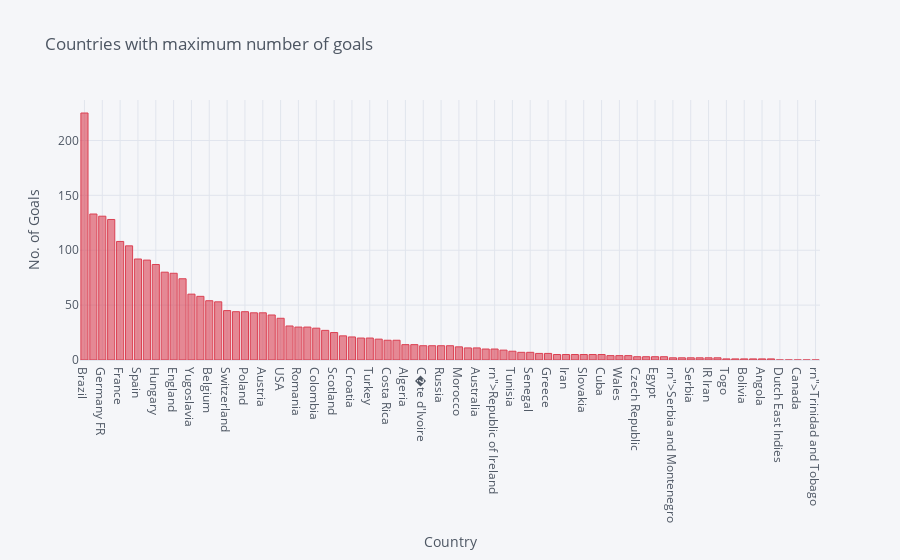

Source (notebook cell):
### Code cell
final_data.iplot(kind='bar', yTitle='No. of Goals', title='Countries with maximum number of goals', colors='red', xTitle='Country')

### Figure 1 — Plotly figure (JSON) as saved in the notebook; plotly's stock layout.template omitted (floating-point values rounded to 4 significant figures)
{"data": [{"marker": {"color": "rgba(219, 64, 82, 0.6)", "line": {"color": "rgba(219, 64, 82, 1.0)", "width": 1}}, "name": "Goals", "orientation": "v", "text": "", "type": "bar", "x": ["Brazil", "Argentina", "Germany FR", "Italy", "France", "Germany", "Spain", "Netherlands", "Hungary", "Uruguay", "England", "Sweden", "Yugoslavia", "Mexico", "Belgium", "Soviet Union", "Switzerland", "Czechoslovakia", "Poland", "Portugal", "Austria", "Chile", "USA", "Korea Republic", "Romania", "Paraguay", "Colombia", "Denmark", "Scotland", "Bulgaria", "Croatia", "Nigeria", "Turkey", "Peru", "Costa Rica", "Cameroon", "Algeria", "Japan", "C�te d'Ivoire", "Northern Ireland", "Russia", "Ghana", "Morocco", "South Africa", "Australia", "Ecuador", "rn\">Republic of Ireland", "Saudi Arabia", "Tunisia", "Norway", "Senegal", "Korea DPR", "Greece", "German DR", "Iran", "Ukraine", "Slovakia", "Slovenia", "Cuba", "New Zealand", "Wales", "rn\">Bosnia and Herzegovina", "Czech Republic", "Honduras", "Egypt", "Jamaica", "rn\">Serbia and Montenegro", "rn\">United Arab Emirates", "Serbia", "Haiti", "IR Iran", "Kuwait", "Togo", "Iraq", "Bolivia", "El Salvador", "Angola", "Israel", "Dutch East Indies", "China PR", "Canada", "Zaire", "rn\">Trinidad and Tobago"], "y": [225, 133, 131, 128, 108, 104, 92, 91, 87, 80, 79, 74, 60, 58, 54, 53, 45, 44, 44, 43, 43, 41, 38, 31, 30, 30, 29, 27, 25, 22, 21, 20, 20, 19, 18, 18, 14, 14, 13, 13, 13, 13, 12, 11, 11, 10, 10, 9, 8, 7, 7, 6, 6, 5, 5, 5, 5, 5, 5, 4, 4, 4, 3, 3, 3, 3, 2, 2, 2, 2, 2, 2, 1, 1, 1, 1, 1, 1, 0, 0, 0, 0, 0]}], "layout": {"legend": {"bgcolor": "#F5F6F9", "font": {"color": "#4D5663"}}, "paper_bgcolor": "#F5F6F9", "plot_bgcolor": "#F5F6F9", "title": {"font": {"color": "#4D5663"}, "text": "Countries with maximum number of goals"}, "xaxis": {"gridcolor": "#E1E5ED", "showgrid": true, "tickfont": {"color": "#4D5663"}, "title": {"font": {"color": "#4D5663"}, "text": "Country"}, "zerolinecolor": "#E1E5ED"}, "yaxis": {"gridcolor": "#E1E5ED", "showgrid": true, "tickfont": {"color": "#4D5663"}, "title": {"font": {"color": "#4D5663"}, "text": "No. of Goals"}, "zerolinecolor": "#E1E5ED"}}}
